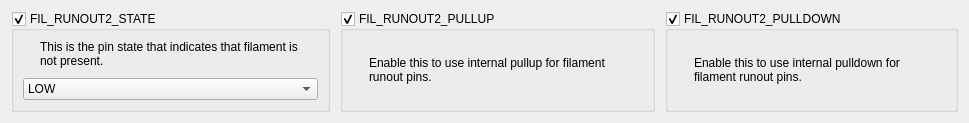
        <widget class="QWidget" name="tab_2">
         <property name="styleSheet">
          <string notr="true">#tab_2::enabled {
	background: rgb(50, 52, 59);
}


#tab_2::disabled {
	background: rgb(34, 35, 40);
}
</string>
         </property>
         <attribute name="title">
          <string>Sensor 2</string>
         </attribute>
         <layout class="QGridLayout" name="gridLayout_44">
          <item row="0" column="0">
           <widget class="QWidget" name="widget_4" native="true">
            <layout class="QGridLayout" name="gridLayout_16">
             <property name="leftMargin">
              <number>0</number>
             </property>
             <property name="topMargin">
              <number>0</number>
             </property>
             <property name="rightMargin">
              <number>0</number>
             </property>
             <property name="bottomMargin">
              <number>0</number>
             </property>
             <property name="spacing">
              <number>10</number>
             </property>
             <item row="0" column="0">
              <widget class="QGroupBox" name="uFilRunout2StateBox">
               <property name="title">
                <string>FIL_RUNOUT2_STATE</string>
               </property>
               <property name="checkable">
                <bool>true</bool>
               </property>
               <layout class="QGridLayout" name="gridLayout_31">
                <property name="spacing">
                 <number>10</number>
                </property>
                <item row="0" column="0">
                 <widget class="QLabel" name="label_23">
                  <property name="sizePolicy">
                   <sizepolicy hsizetype="Fixed" vsizetype="Fixed">
                    <horstretch>0</horstretch>
                    <verstretch>0</verstretch>
                   </sizepolicy>
                  </property>
                  <property name="text">
                   <string/>
                  </property>
                  <property name="pixmap">
                   <pixmap resource="../resources/resources.qrc">:/info_FILL0_wght100_GRAD0_opsz20.svg</pixmap>
                  </property>
                 </widget>
                </item>
                <item row="0" column="1">
                 <widget class="QLabel" name="label_24">
                  <property name="text">
                   <string>This is the pin state that indicates that filament is not present.</string>
                  </property>
                  <property name="wordWrap">
                   <bool>true</bool>
                  </property>
                 </widget>
                </item>
                <item row="1" column="0" colspan="2">
                 <widget class="Dropdown" name="uFilRunout2StateDropdown">
                  <item>
                   <property name="text">
                    <string>LOW</string>
                   </property>
                  </item>
                  <item>
                   <property name="text">
                    <string>HIGH</string>
                   </property>
                  </item>
                 </widget>
                </item>
               </layout>
              </widget>
             </item>
             <item row="0" column="1">
              <widget class="QGroupBox" name="uFilRunout2PullupBox">
               <property name="title">
                <string>FIL_RUNOUT2_PULLUP</string>
               </property>
               <property name="checkable">
                <bool>true</bool>
               </property>
               <layout class="QGridLayout" name="gridLayout_37">
                <property name="spacing">
                 <number>10</number>
                </property>
                <item row="0" column="0">
                 <widget class="QLabel" name="label_49">
                  <property name="sizePolicy">
                   <sizepolicy hsizetype="Fixed" vsizetype="Fixed">
                    <horstretch>0</horstretch>
                    <verstretch>0</verstretch>
                   </sizepolicy>
                  </property>
                  <property name="text">
                   <string/>
                  </property>
                  <property name="pixmap">
                   <pixmap resource="../resources/resources.qrc">:/info_FILL0_wght100_GRAD0_opsz20.svg</pixmap>
                  </property>
                 </widget>
                </item>
                <item row="0" column="1">
                 <widget class="QLabel" name="label_50">
                  <property name="text">
                   <string>Enable this to use internal pullup for filament runout pins.</string>
                  </property>
                  <property name="wordWrap">
                   <bool>true</bool>
                  </property>
                 </widget>
                </item>
               </layout>
              </widget>
             </item>
             <item row="0" column="2">
              <widget class="QGroupBox" name="uFilRunout2PulldownBox">
               <property name="title">
                <string>FIL_RUNOUT2_PULLDOWN</string>
               </property>
               <property name="checkable">
                <bool>true</bool>
               </property>
               <layout class="QGridLayout" name="gridLayout_38">
                <property name="spacing">
                 <number>10</number>
                </property>
                <item row="0" column="0">
                 <widget class="QLabel" name="label_51">
                  <property name="sizePolicy">
                   <sizepolicy hsizetype="Fixed" vsizetype="Fixed">
                    <horstretch>0</horstretch>
                    <verstretch>0</verstretch>
                   </sizepolicy>
                  </property>
                  <property name="text">
                   <string/>
                  </property>
                  <property name="pixmap">
                   <pixmap resource="../resources/resources.qrc">:/info_FILL0_wght100_GRAD0_opsz20.svg</pixmap>
                  </property>
                 </widget>
                </item>
                <item row="0" column="1">
                 <widget class="QLabel" name="label_52">
                  <property name="text">
                   <string>Enable this to use internal pulldown for filament runout pins.</string>
                  </property>
                  <property name="wordWrap">
                   <bool>true</bool>
                  </property>
                 </widget>
                </item>
               </layout>
              </widget>
             </item>
            </layout>
           </widget>
          </item>
         </layout>
        </widget>
